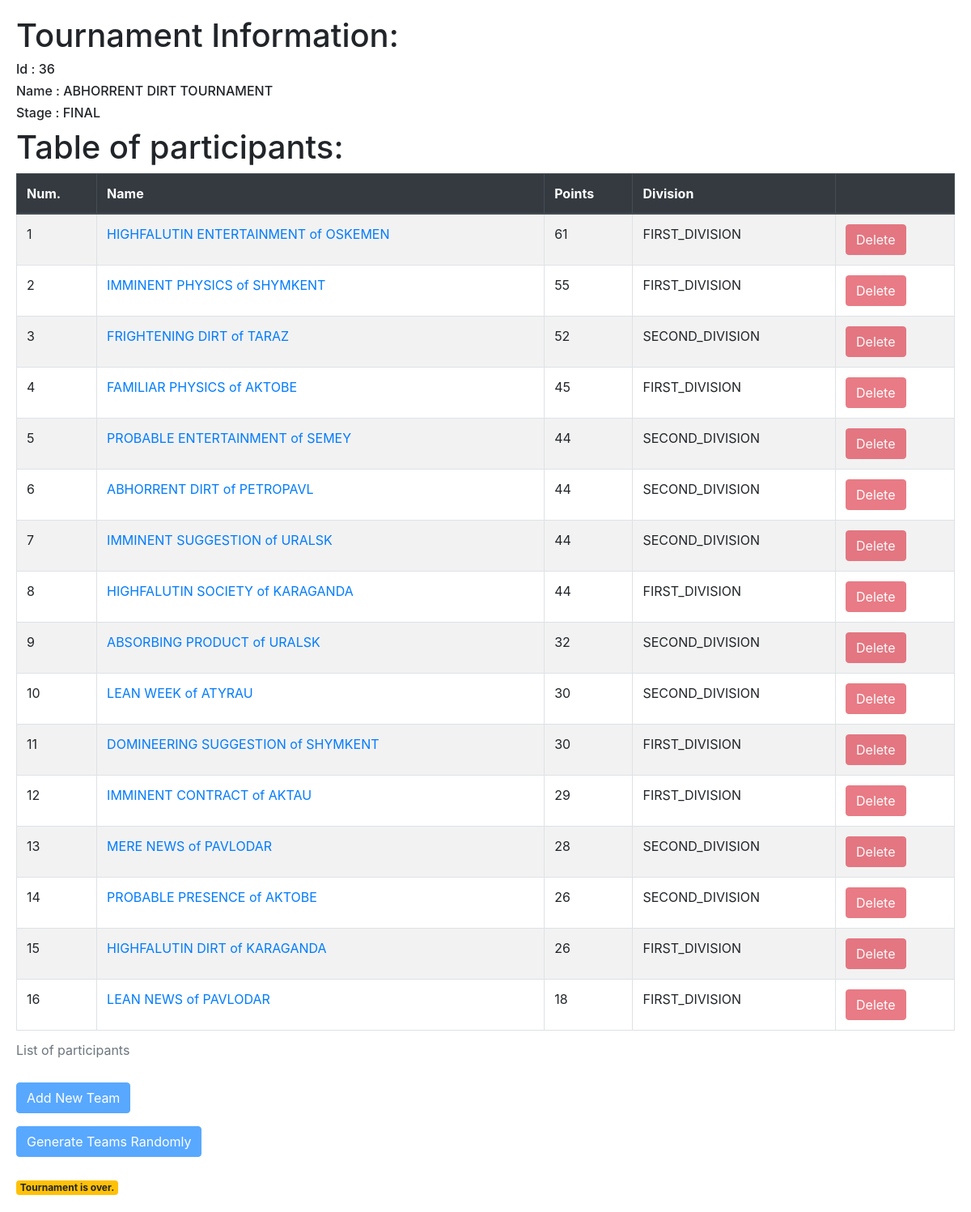
The page /tournaments/36/ on the database its author committed.
### apps/tournaments/models.py (models this page shows, shortened)
class Tournament(RandomNameGeneratedModel, TimeStampModel):
    is_active = models.BooleanField(default=True, blank=True)
    current_stage = models.CharField(
        max_length=20,
        choices=TournamentStages.choices,
        default=TournamentStages.PREPARATION,
        db_index=True,)
    class Meta:
        verbose_name = "Tournament"
        verbose_name_plural = "Tournament"

class TournamentParticipant(models.Model):
    @property
    def points(self):
        games_as_left_player = self.as_left_player.all()
        points = sum(game.left_player_score for game in games_as_left_player)
        games_as_right_player = self.as_right_player.all()
        points += sum(game.right_player_score for game in games_as_right_player)
        return points
    tournament = models.ForeignKey(
        'tournaments.Tournament',
        related_name='participants',
        on_delete=models.CASCADE
    )
    team = models.ForeignKey(
        'teams.Team',
        related_name='participantions',
        on_delete=models.CASCADE
    )
    in_game = models.BooleanField(default=True)
    division = models.CharField(
        max_length=20,
        choices=Divisions.choices,
        default=Divisions.NOT_ASSIGNED,
    )
    class Meta:
        verbose_name = "Tournament participant"
        verbose_name_plural = "Tournament participants"

### apps/teams/models.py (models this page shows, shortened)
class Team(RandomNameGeneratedModel, TimeStampModel):
    class Meta:
        verbose_name = "Team"
        verbose_name_plural = "Teams"

### apps/games/models.py (models this page shows, shortened)
class Game(TimeStampModel):
    tournament = models.ForeignKey(
        'tournaments.Tournament',
        related_name='games',
        on_delete=models.CASCADE
    )
    left_player = models.ForeignKey(
        'tournaments.TournamentParticipant',
        related_name='as_left_player',
        on_delete=models.SET_NULL,
        null=True
    )
    right_player = models.ForeignKey(
        'tournaments.TournamentParticipant',
        related_name='as_right_player',
        on_delete=models.SET_NULL,
        null=True
    )
    stage = models.CharField(
        max_length=20,
        choices=TournamentStages.choices,
        default=TournamentStages.PREPARATION,
        db_index=True, )
    left_player_score = models.IntegerField(default=0, blank=True)
    right_player_score = models.IntegerField(default=0, blank=True)
    winner = models.CharField(
        max_length=20,
        choices=WinnerStatus.choices,
        default=WinnerStatus.UNDERFINED,
        db_index=True,
    )
    objects = GameManager()
    class Meta:
        verbose_name = "Game"
        verbose_name_plural = "Games"

### apps/tournaments/views.py (the view)
# urls.py: path('<int:id>/', views.tournament_retrieve, name='retrieve'),
def tournament_retrieve(request, id, **kwargs):
    new_participant = None
    if request.method == "POST":
        new_participant = kwargs.get('new_participant', None)
    deleted_participant = kwargs.get('deleted_participant', None)
    try:
        instance = Tournament.objects.get(id=id)
    except Tournament.DoesNotExist as e:
        return render(request, 'core/404.html')
    participants = instance.participants.all()
    participants = sorted(participants, key=lambda m: m.points, reverse=True)
    return render(request, 'tournaments/tournaments_retrieve.html', {
        'tournament': instance,
        'participants': participants,
        'participants_count': len(participants),
        'new_participant': new_participant,
        'deleted_participant': deleted_participant,
    })

### apps/tournaments/templates/tournaments/tournaments_retrieve.html (shortened to what this page needs)
{% extends 'core/base.html' %}
{% block content %}
    <h1 class="display-6">Tournament Information:</h1>
    <h6> Id : {{ tournament.id }}</h6>
    <h6> Name : {{ tournament.name }}</h6>
    <h6> Stage : {{ tournament.current_stage }}</h6>
    <h1 class="display-6">Table of participants:</h1>
        <table class="table table-striped table-bordered table-hover">
        <caption>List of participants</caption>
        <thead class="thead-dark">
            <tr>
              <th>Num.</th>
              <th>Name</th>
              <th>Points</th>
              <th>Division</th>
              <th></th>
            </tr>
        </thead>
        {% for participant in participants %}
            <tr>
                <td>{{ forloop.counter  }}</td>
                <td><a href="{% url 'teams:retrieve' tournament_id=tournament.id id=participant.team.id %}">{{ participant.team.name }}</a></td>
                <td>{{ participant.points }}</td>
                <td>{{ participant.division }}</td>
                <td>
                    {% if tournament.current_stage == "PREPARATION" %}
                        <form action="{% url 'tournaments:delete-participant' participant_id=participant.id id=tournament.id %}">
                            <input type="submit" class="btn btn-danger" value="Delete" />
                        </form>
                    {% else %}
                        <form action="{% url 'tournaments:delete-participant' participant_id=participant.id id=tournament.id %}">
                            <input type="submit" class="btn btn-danger disabled" value="Delete" disabled/>
                        </form>
                    {% endif %}
                </td>
            </tr>
        {% endfor %}
        </table>
        {% if participants_count < 16 %}
            <form action="{% url 'teams:create' tournament_id=tournament.id %}">
                <div class="form-group">
                    <input type="submit" class="btn btn-primary" value="Add New Team" />
                </div>
            </form>
           <form action="{% url 'teams:auto-create' tournament_id=tournament.id%}">
                <div class="form-group">
                    <input type="submit" class="btn btn-primary" value="Generate Teams Randomly" />
                </div>
           </form>
        {% else %}
            <form action="{% url 'teams:create' tournament_id=tournament.id %}">
                <div class="form-group">
                    <input type="submit" class="btn btn-primary disabled " value="Add New Team" disabled/>
                </div>
            </form>
            <form class="form-inline" action="{% url 'teams:auto-create' tournament_id=tournament.id %}">
                <div class="form-group">
                    <input type="submit" class="btn btn-primary disabled " value="Generate Teams Randomly" disabled/>
                </div>
            </form>
            <br/>
        {% endif %}
        {% if tournament.is_active == False %}
            <span class="badge badge-warning">Tournament is over.</span>
        {% elif participants_count == 16 %}
            <form action="{% url 'tournaments:group-stage-start' id=tournament.id%}">
                <input type="submit" class="btn btn-success" value="Start tournament" />
            </form>
        {% elif  participants_count < 16  %}
            <span class="badge badge-warning">You have not got sufficient number of teams to start the tournament. Add some more. (It's required to be 8 teams)</span>
        {% else %}
            <span class="badge badge-warning">You have too many teams to start tournament. Remove some of them. (It's required to be 8 teams)</span>
        {% endif %}
{% endblock content %}

### rows shown on the page
Tournament: id "36", name "ABHORRENT DIRT TOURNAMENT", current_stage "FINAL"
TournamentParticipant: team.name "HIGHFALUTIN ENTERTAINMENT of OSKEMEN", points "61", division "FIRST_DIVISION"
TournamentParticipant: team.name "IMMINENT PHYSICS of SHYMKENT", points "55", division "FIRST_DIVISION"
TournamentParticipant: team.name "FRIGHTENING DIRT of TARAZ", points "52", division "SECOND_DIVISION"
TournamentParticipant: team.name "FAMILIAR PHYSICS of AKTOBE", points "45", division "FIRST_DIVISION"
TournamentParticipant: team.name "PROBABLE ENTERTAINMENT of SEMEY", points "44", division "SECOND_DIVISION"
TournamentParticipant: team.name "ABHORRENT DIRT of PETROPAVL", points "44", division "SECOND_DIVISION"
TournamentParticipant: team.name "IMMINENT SUGGESTION of URALSK", points "44", division "SECOND_DIVISION"
TournamentParticipant: team.name "HIGHFALUTIN SOCIETY of KARAGANDA", points "44", division "FIRST_DIVISION"
TournamentParticipant: team.name "ABSORBING PRODUCT of URALSK", points "32", division "SECOND_DIVISION"
TournamentParticipant: team.name "LEAN WEEK of ATYRAU", points "30", division "SECOND_DIVISION"
TournamentParticipant: team.name "DOMINEERING SUGGESTION of SHYMKENT", points "30", division "FIRST_DIVISION"
TournamentParticipant: team.name "IMMINENT CONTRACT of AKTAU", points "29", division "FIRST_DIVISION"
TournamentParticipant: team.name "MERE NEWS of PAVLODAR", points "28", division "SECOND_DIVISION"
TournamentParticipant: team.name "PROBABLE PRESENCE of AKTOBE", points "26", division "SECOND_DIVISION"
TournamentParticipant: team.name "HIGHFALUTIN DIRT of KARAGANDA", points "26", division "FIRST_DIVISION"
TournamentParticipant: team.name "LEAN NEWS of PAVLODAR", points "18", division "FIRST_DIVISION"
